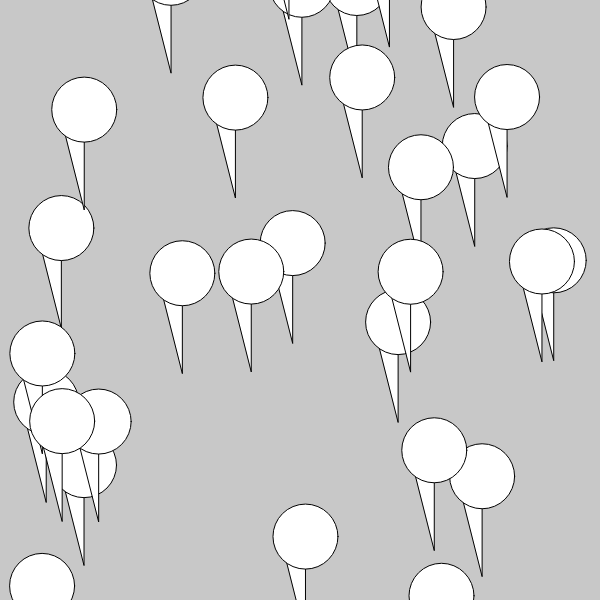
Frame 1 (no input)
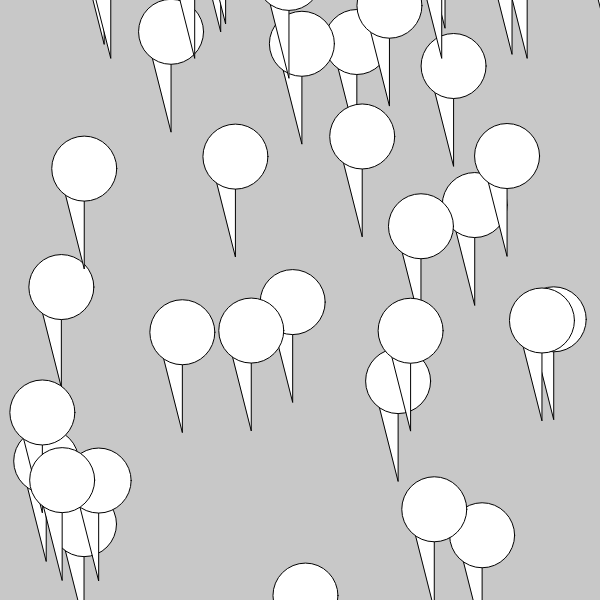
Frame 60 (no input)
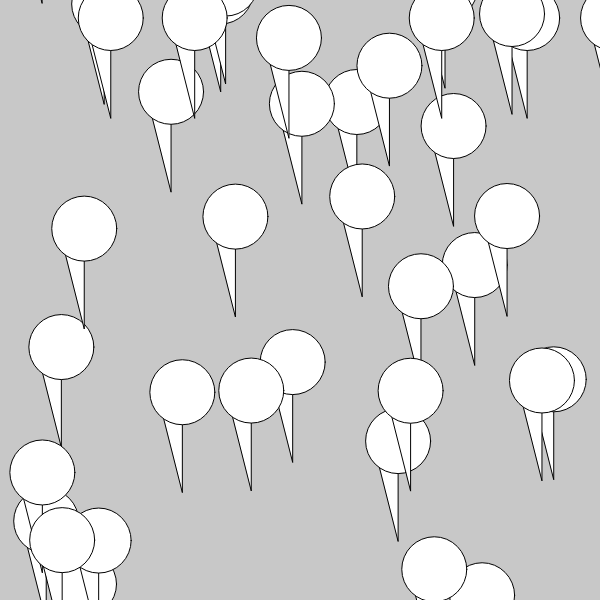
Frame 120 (the mouse pressed at the canvas centre since frame 60)

The p5.js sketch that drew these frames (run headless with seeded random() and noise() and a simulated clock; from frame 60 on, the mouse is pressed at the canvas centre):

// p5.js sketch
// ── sketch.js
// Charles B - SS7
// 11/18/26 - Cats. Just-all over the place.
// I like cats, no other context us needed.

let nekos = [];  //object array
nekos.length = 40
let neko1; //variable for storing objects
let neko2;

function setup() {
    createCanvas(600, 600);
    //init. objects in setup by calling constructor

    for(let i = 0; i < nekos.length; i++)
    {
        nekos[i] = new NekoFace(random(width), random(-200, height + 200), 65) 
    }
}

function draw()
{
    background(200);
    
    for(let i = 0; i < nekos.length; i++)
    {
        nekos[i].display();
        nekos[i].fall();
        nekos[i].grow();

    }

}

class NekoFace {
    constructor(tempx, tempy, tempdiameter)//like the setup function but it's in class. tempR, tempG, tempB
    {
        this.x = tempx
        this.y = tempy
        this.diameter = tempdiameter
    }

    display() //method
    {
        triangle(this.x, this.y, this.x+25, this.y, this.x+25, this.y+100);
        ellipse(this.x+25, this.y, this.diameter, this.r, this.g, this.b);
    }

    fall() //method
    {
        if(this.y>height+100)
        {
            this.y=-100;
        }
        else
        {
            this.y++;
        }
    }

    grow()
    {
        this.diameter = constrain(this.diameter, 0, width);
    }
    if (keyIsPressed) 
		{
      if (key === '1') 
			{
        this.diameter++;
      } 
			else if (key ==='2') 
			{
        this.diameter--;
            }
        }
    }
